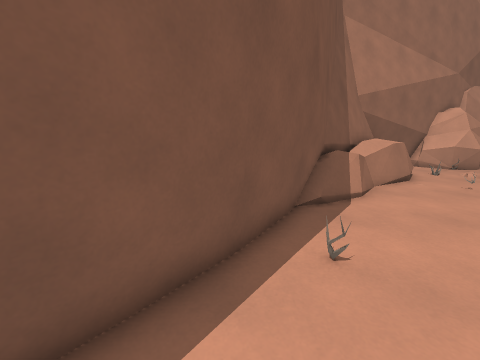
view 1 (above)

16 first-person views from a walk through a 3-D level made in the Godot game engine. The camera is 1.5 m above the floor, tilts 12° down and sees 90° across. The floor is counted in squares, 0.63 m on a side. Each view is taken from the middle of a square. On the plan, view 1 faces up. The plan holds only what a view shows up to about 16 squares ahead; the rest is blank. The place goes on beyond the plan. Surface patterns are stand-ins for the level's own textures.

view 2
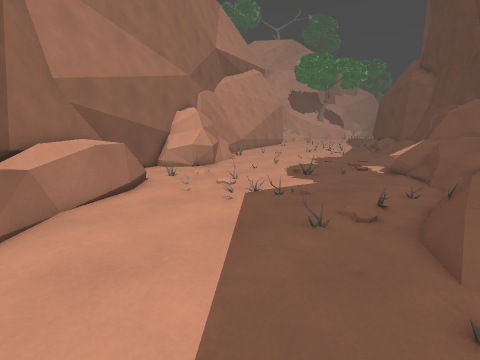

view 3
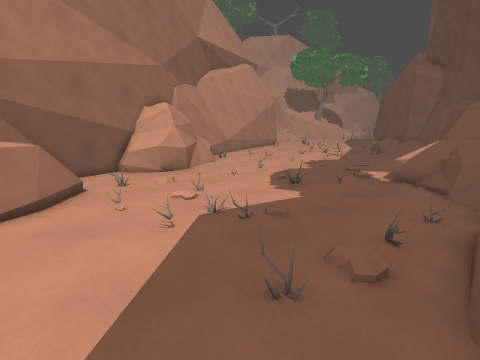

view 4
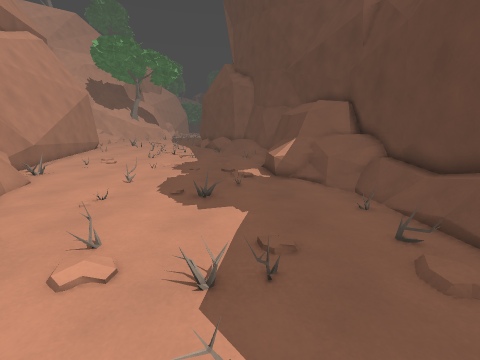

view 5
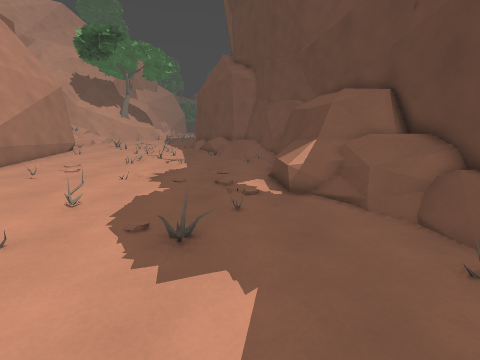

view 6
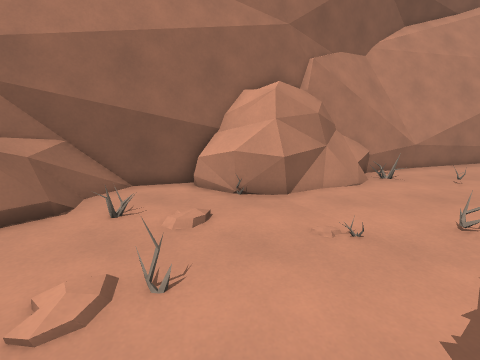

view 7
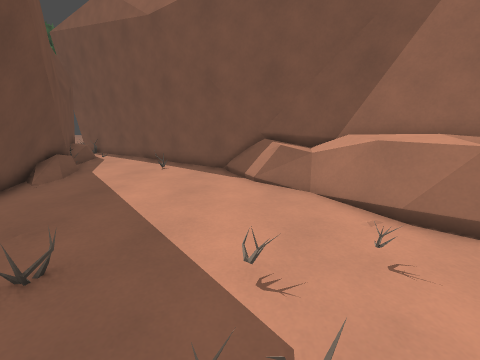

view 8
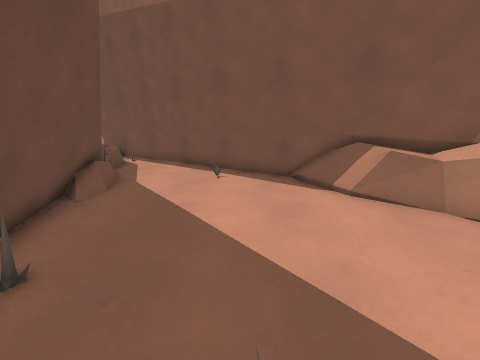

view 9
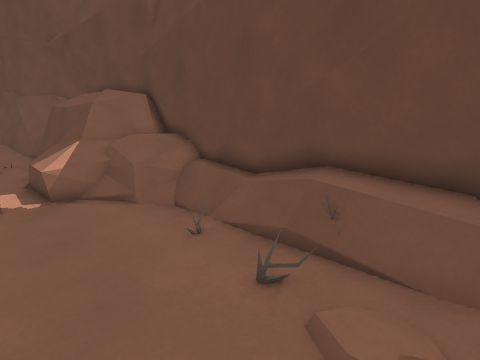

view 10
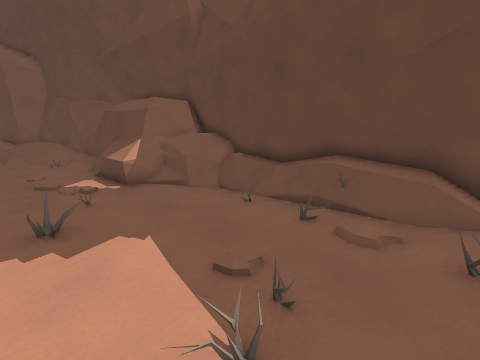

view 11
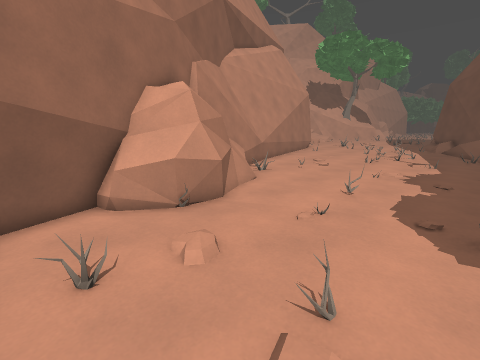

view 12
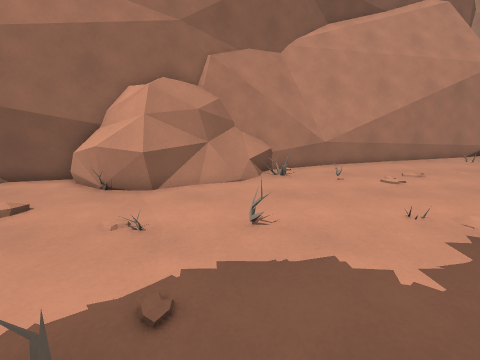

view 13
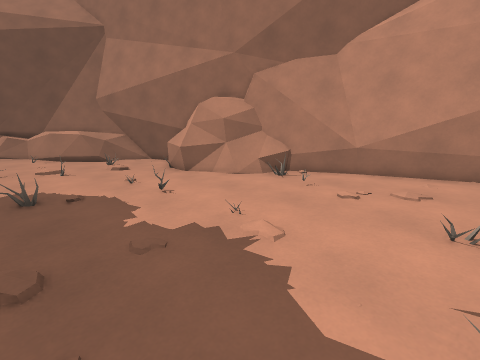

view 14
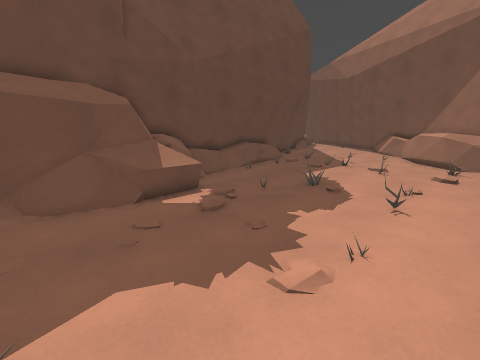

view 15
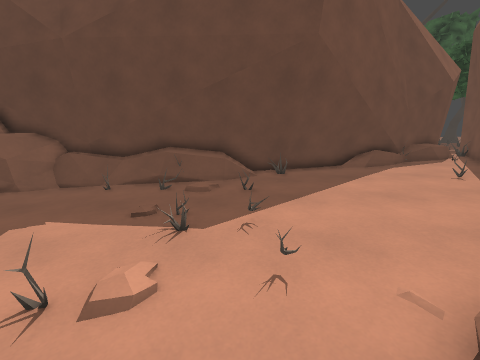

view 16
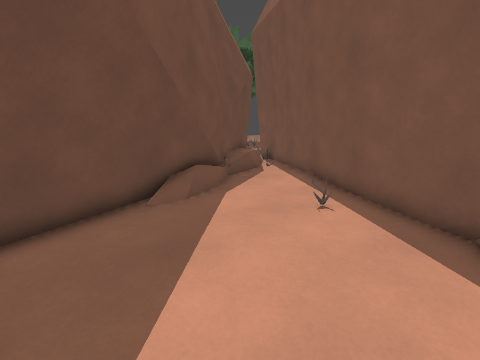

### Floor plan
Key: @ floor where view 1 was taken; # wall or solid block; . main floor; : floor 0.25 m higher than the main floor; - floor 0.25 m lower than the main floor; / step, stairs or slope; = window, fence, low wall or low ledge; ^ raised ledge; R rock.
Columns run from 4 left of view 1 to 29 right of it. Each row starts with its distance up from view 1.
 22                             ######
 21                          R###=::::
 20                        #RR#....:::
 19                   R    RRR=.....::
 18                ###RRRRRRR=.......:
 17              ####.RRRRR.......:..:
 16             ##=....=..............
 15            ##^=...................
 14           =#^^=.=.:...............
 13           #^^=..........=.........
 12          #^^==....................
 11         ##^=.....:=...............
 10        =#^=:......................
  9        #^=::..........#=..../.....
  8       ##=:::...=............/.....
  7      =#:::::....../.....-.........
  6      #::::::...=.......---.RRRRR//
  5     ##::::::...=.......---RRRRRRRR
  4    =#:=::::::....=#...---RRR RR
  3    #::::::::....###.#=---RRR
  2   ##::::::::.=########=^#RRR
  1  ##::::::################RRR
  0 ##::@:#####==
 -1 #::::##==:
 -2 #==###
 -3 ####

Where each view was taken, in squares from view 1:
view 1: 0 up, 0 right, facing up
view 2: 2 up, 5 right, facing up-right
view 3: 3 up, 8 right, facing up-right
view 4: 8 up, 9 right, facing right
view 5: 8 up, 13 right, facing right
view 6: 8 up, 15 right, facing up
view 7: 8 up, 14 right, facing left
view 8: 5 up, 12 right, facing left
view 9: 7 up, 12 right, facing down-right
view 10: 10 up, 11 right, facing down-right
view 11: 10 up, 11 right, facing up-right
view 12: 8 up, 20 right, facing up
view 13: 9 up, 29 right, facing up-left
view 14: 15 up, 29 right, facing down-left
view 15: 14 up, 11 right, facing down
view 16: 7 up, 8 right, facing down-left
